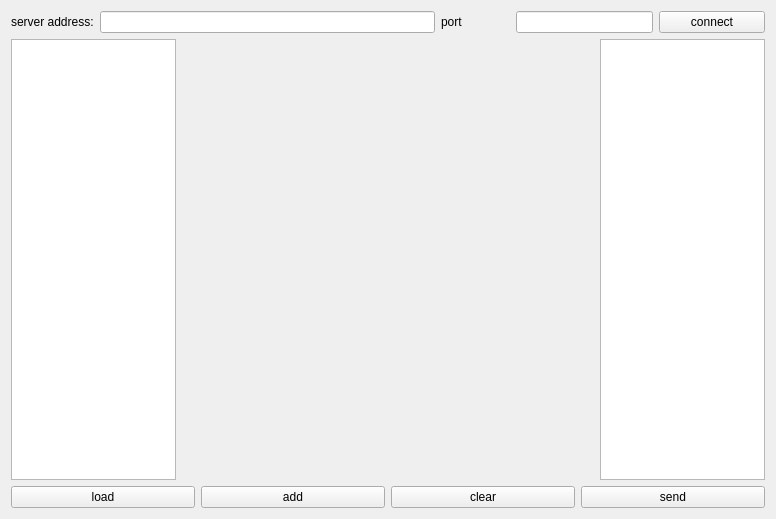
<?xml version="1.0" encoding="UTF-8"?>
<ui version="4.0">
 <class>QTcpTestDialog</class>
 <widget class="QDialog" name="QTcpTestDialog">
  <property name="geometry">
   <rect>
    <x>0</x>
    <y>0</y>
    <width>776</width>
    <height>519</height>
   </rect>
  </property>
  <property name="windowTitle">
   <string>Dialog</string>
  </property>
  <layout class="QGridLayout" name="gridLayout">
   <item row="0" column="0">
    <layout class="QVBoxLayout" name="verticalLayout">
     <item>
      <layout class="QHBoxLayout" name="horizontalLayout_3" stretch="4,2,1">
       <item>
        <layout class="QHBoxLayout" name="horizontalLayout_2">
         <item>
          <widget class="QLabel" name="label">
           <property name="text">
            <string>server address:</string>
           </property>
          </widget>
         </item>
         <item>
          <widget class="QLineEdit" name="ip"/>
         </item>
        </layout>
       </item>
       <item>
        <layout class="QHBoxLayout" name="horizontalLayout" stretch="1,2">
         <item>
          <widget class="QLabel" name="label_2">
           <property name="text">
            <string>port</string>
           </property>
          </widget>
         </item>
         <item>
          <widget class="QLineEdit" name="port"/>
         </item>
        </layout>
       </item>
       <item>
        <widget class="QPushButton" name="connect">
         <property name="text">
          <string>connect</string>
         </property>
         <property name="autoDefault">
          <bool>false</bool>
         </property>
        </widget>
       </item>
      </layout>
     </item>
     <item>
      <layout class="QHBoxLayout" name="horizontalLayout_5" stretch="2,5,2">
       <item>
        <widget class="QListWidget" name="listWidget"/>
       </item>
       <item>
        <widget class="QWidget" name="tree" native="true"/>
       </item>
       <item>
        <widget class="QTextBrowser" name="output"/>
       </item>
      </layout>
     </item>
     <item>
      <layout class="QHBoxLayout" name="horizontalLayout_4">
       <item>
        <widget class="QPushButton" name="load">
         <property name="text">
          <string>load</string>
         </property>
         <property name="autoDefault">
          <bool>false</bool>
         </property>
        </widget>
       </item>
       <item>
        <widget class="QPushButton" name="add">
         <property name="text">
          <string>add</string>
         </property>
         <property name="autoDefault">
          <bool>false</bool>
         </property>
        </widget>
       </item>
       <item>
        <widget class="QPushButton" name="clear">
         <property name="text">
          <string>clear</string>
         </property>
         <property name="autoDefault">
          <bool>false</bool>
         </property>
        </widget>
       </item>
       <item>
        <widget class="QPushButton" name="send">
         <property name="text">
          <string>send</string>
         </property>
         <property name="autoDefault">
          <bool>false</bool>
         </property>
        </widget>
       </item>
      </layout>
     </item>
    </layout>
   </item>
  </layout>
 </widget>
 <resources/>
 <connections/>
</ui>
